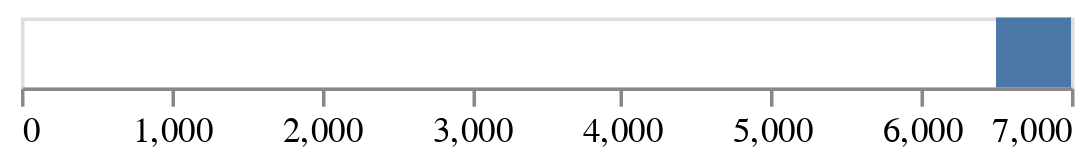

Source (notebook cell):
### Markdown cell above
We would also like to highlight a certain interesting region of the chart.  We will use a separate rectangle chart to make this highlight.  Rather than being data-based, we will mostly specify the properties of this rectangle chart directly.

Recall that scales describe how to convert data values to visual values.  Sometimes we would like to explicitly specify data values, and sometimes we would like to explicitly specify visual values.  For data values, we use `alt.datum`, and for visual values, we use `alt.value`.

* Make a rectangle chart (`mark_rect`, [reference](https://altair-viz.github.io/user_guide/marks/rect.html)) with the x-axis spanning from `6500` to `7000`, viewed as data values.  No dataset is needed here.

### Code cell
alt.Chart().mark_rect().encode(
    x=alt.datum(6500),
    x2=alt.datum(7000)
)

### Figure 1 — Vega-Lite specification as saved in the notebook (floating-point values rounded to 4 significant figures)
{"config": {"view": {"continuousWidth": 300, "continuousHeight": 300}}, "data": {"name": "empty"}, "mark": {"type": "rect"}, "encoding": {"x": {"datum": 6500}, "x2": {"datum": 7000}}, "$schema": "https://vega.github.io/schema/vega-lite/v5.17.0.json", "datasets": {"empty": [{}]}}
